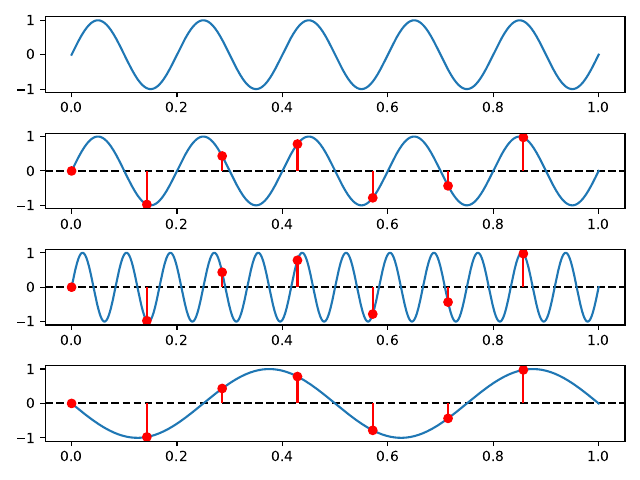

Recreate this plot in Python.
import matplotlib.pyplot as plt
import numpy as np
import scipy as sp
import time
import math

def sinus(A, f0, phi):
    def x(t):
        return A * np.sin(2 * np.pi * f0 * t + phi)

    return x

def fprint(N, F):
    for l in range(N):
        for c in range(N):
            print('({0.real:.2f} + {0.imag:.2f}j)'.format(F[l, c]), end = ' ')
        
        print()

def dft(x, N):
    F = np.ones((N, N), dtype = complex)
    for l in range(N):
        for c in range(N):
            F[l, c] = math.e ** (-2j * math.pi * l * c * 1 / N)

    return np.matmul(F, x)

if __name__ == '__main__':
    tms = np.linspace(0, 1, 8192)
    f0 = 5

    x = sinus(1, f0, 0)
    y = x(tms)

    fs = 7
    ts = 1 / fs
    samples = np.arange(fs)
    xn = x(samples * ts)

    fig, axs = plt.subplots(4)

    axs[0].plot(tms, y)

    axs[1].axhline(0, color='black', linestyle='--')
    axs[1].plot(tms, y)
    axs[1].stem(samples * ts, xn, linefmt = 'r', basefmt = ' ')

    x = sinus(1, f0 + fs, 0)
    xn = x(samples * ts)
    y = x(tms)

    axs[2].axhline(0, color='black', linestyle='--')
    axs[2].plot(tms, y)
    axs[2].stem(samples * ts, xn, linefmt = 'r', basefmt = ' ')

    x = sinus(1, f0 - fs, 0)
    xn = x(samples * ts)
    y = x(tms)

    axs[3].axhline(0, color='black', linestyle='--')
    axs[3].plot(tms, y)
    axs[3].stem(samples * ts, xn, linefmt = 'r', basefmt = ' ')
    
    plt.tight_layout()
    plt.savefig('./labs/04/02.pdf')
    plt.show()